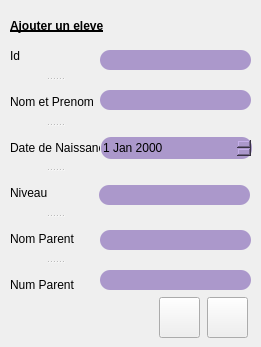
     <widget class="QWidget" name="page">
      <widget class="QLabel" name="label_3">
       <property name="geometry">
        <rect>
         <x>10</x>
         <y>10</y>
         <width>241</width>
         <height>31</height>
        </rect>
       </property>
       <property name="styleSheet">
        <string notr="true">font: 75 15pt &quot;Quicksand&quot;;
text-decoration: underline;
font-weight:bold;</string>
       </property>
       <property name="text">
        <string>Ajouter un eleve</string>
       </property>
      </widget>
      <widget class="QLineEdit" name="lineEdit_Aj_id_E">
       <property name="geometry">
        <rect>
         <x>100</x>
         <y>50</y>
         <width>151</width>
         <height>20</height>
        </rect>
       </property>
       <property name="styleSheet">
        <string notr="true">border-color: rgb(255, 255, 255);

border-radius: 10px;
background-color: rgb(171, 152, 203);</string>
       </property>
      </widget>
      <widget class="QLineEdit" name="lineEdit_Aj_NP_E">
       <property name="geometry">
        <rect>
         <x>100</x>
         <y>90</y>
         <width>151</width>
         <height>20</height>
        </rect>
       </property>
       <property name="styleSheet">
        <string notr="true">border-color: rgb(255, 255, 255);

border-radius: 10px;
background-color: rgb(171, 152, 203);</string>
       </property>
      </widget>
      <widget class="QLineEdit" name="lineEdit_Aj_NIV_E">
       <property name="geometry">
        <rect>
         <x>99</x>
         <y>185</y>
         <width>151</width>
         <height>20</height>
        </rect>
       </property>
       <property name="styleSheet">
        <string notr="true">border-color: rgb(255, 255, 255);

border-radius: 10px;
background-color: rgb(171, 152, 203);</string>
       </property>
      </widget>
      <widget class="QLineEdit" name="lineEdit_Aj_parent_E">
       <property name="geometry">
        <rect>
         <x>100</x>
         <y>230</y>
         <width>151</width>
         <height>20</height>
        </rect>
       </property>
       <property name="styleSheet">
        <string notr="true">border-color: rgb(255, 255, 255);

border-radius: 10px;
background-color: rgb(171, 152, 203);</string>
       </property>
      </widget>
      <widget class="QLineEdit" name="lineEdit_Aj_num_E">
       <property name="geometry">
        <rect>
         <x>100</x>
         <y>270</y>
         <width>151</width>
         <height>20</height>
        </rect>
       </property>
       <property name="styleSheet">
        <string notr="true">border-color: rgb(255, 255, 255);

border-radius: 10px;
background-color: rgb(171, 152, 203);</string>
       </property>
      </widget>
      <widget class="QDateEdit" name="dateEdit_Aj">
       <property name="geometry">
        <rect>
         <x>101</x>
         <y>137</y>
         <width>151</width>
         <height>22</height>
        </rect>
       </property>
       <property name="styleSheet">
        <string notr="true">border-color: rgb(255, 255, 255);

border-radius: 10px;
background-color: rgb(171, 152, 203);</string>
       </property>
      </widget>
      <widget class="QPushButton" name="pushButton_AjoutEleve">
       <property name="geometry">
        <rect>
         <x>159</x>
         <y>297</y>
         <width>41</width>
         <height>41</height>
        </rect>
       </property>
       <property name="styleSheet">
        <string notr="true">border-image: url(:/new/prefix1/icon/ok.png);</string>
       </property>
       <property name="text">
        <string/>
       </property>
      </widget>
      <widget class="QPushButton" name="pushButton_resetE">
       <property name="geometry">
        <rect>
         <x>207</x>
         <y>297</y>
         <width>41</width>
         <height>41</height>
        </rect>
       </property>
       <property name="styleSheet">
        <string notr="true">border-image: url(:/new/prefix1/icon/annuler.png);</string>
       </property>
       <property name="text">
        <string/>
       </property>
      </widget>
      <widget class="QSplitter" name="splitter">
       <property name="geometry">
        <rect>
         <x>10</x>
         <y>35</y>
         <width>90</width>
         <height>271</height>
        </rect>
       </property>
       <property name="orientation">
        <enum>Qt::Vertical</enum>
       </property>
       <widget class="QLabel" name="label_21">
        <property name="text">
         <string>Id</string>
        </property>
       </widget>
       <widget class="QLabel" name="label_16">
        <property name="text">
         <string>Nom et Prenom</string>
        </property>
       </widget>
       <widget class="QLabel" name="label_17">
        <property name="text">
         <string>Date de Naissance</string>
        </property>
       </widget>
       <widget class="QLabel" name="label_18">
        <property name="text">
         <string>Niveau</string>
        </property>
       </widget>
       <widget class="QLabel" name="label_19">
        <property name="text">
         <string>Nom Parent</string>
        </property>
       </widget>
       <widget class="QLabel" name="label_20">
        <property name="text">
         <string>Num Parent</string>
        </property>
       </widget>
      </widget>
     </widget>
